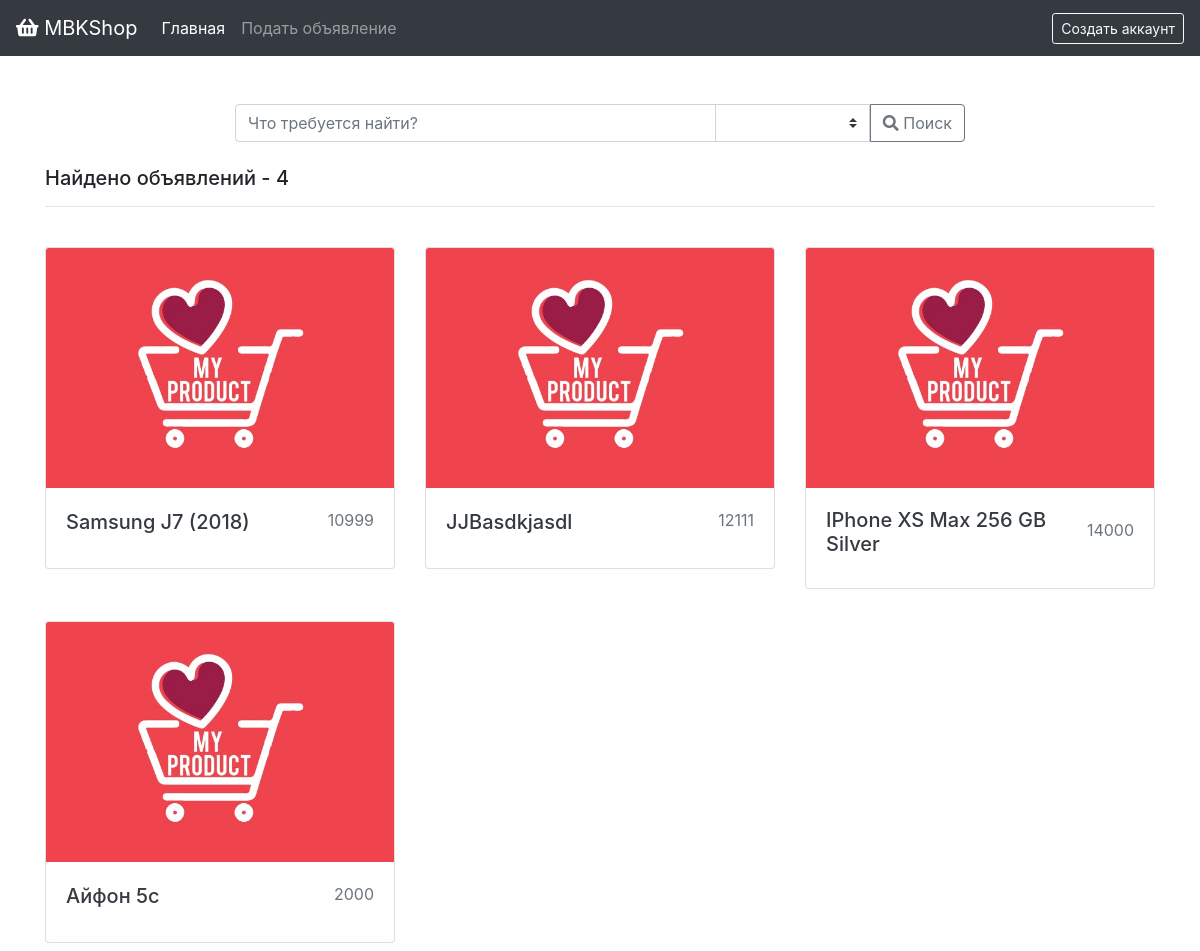
/?page=search, run on an earlier commit of the app's database.
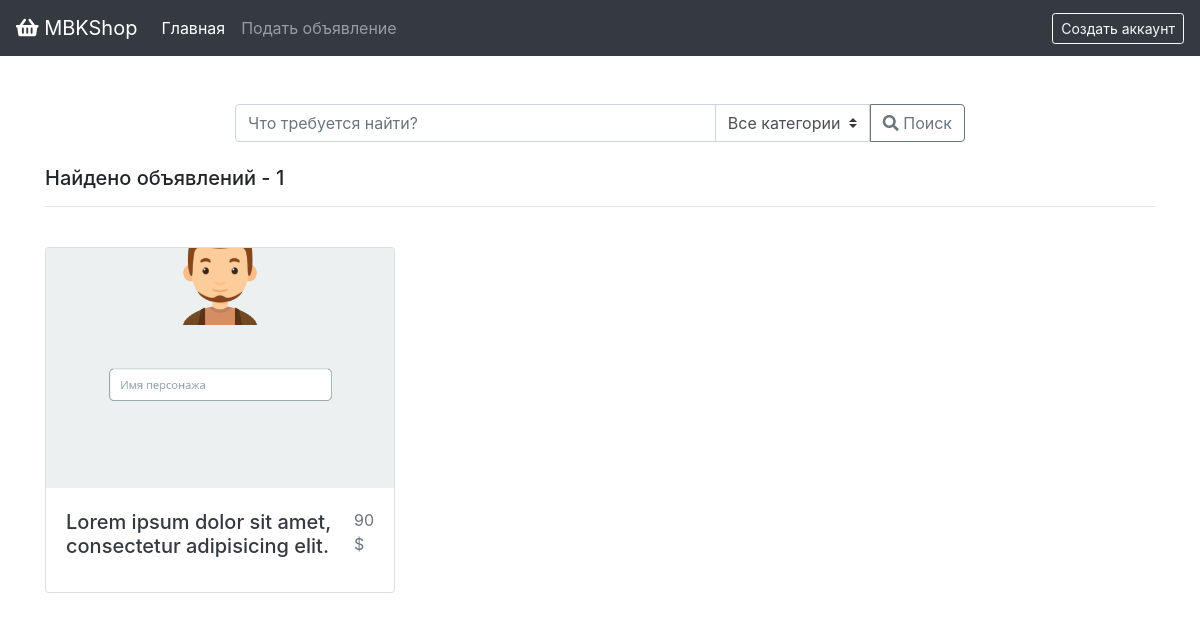
And on a later commit of the database.
### tables this page shows
CREATE TABLE `lots` (
  `lot_id` int(11) NOT NULL,
  `user_id` int(11) NOT NULL,
  `title` varchar(255) NOT NULL,
  `about` text NOT NULL,
  `price` int(11) NOT NULL,
  `currency_id` int(11) UNSIGNED NOT NULL,
  `image` varchar(255) NOT NULL DEFAULT 'no_image.jpg',
  `state` varchar(255) NOT NULL,
  `category_id` int(11) DEFAULT NULL,
  `date` varchar(255) NOT NULL
);

CREATE TABLE `currency` (
  `currency_id` int(11) UNSIGNED NOT NULL,
  `name` varchar(255) NOT NULL,
  `symbol` varchar(255) NOT NULL
);

### core/classes/User.class.php (called while the page is built, shortened)
<?php
	class User {
		public static function getId() {
			return $_SESSION['user_id'];
		}
		public static function get($user_id = null) {
			if ($user_id == null) {
				$user_id = User::getId();
			}
			$db = new DB();
			$sel_user = $db->conn()->prepare("SELECT * FROM `users` WHERE `user_id`=:user_id");
			$sel_user->bindParam(":user_id", $user_id);
			$sel_user->execute();
			$sel_user = $sel_user->fetch(PDO::FETCH_ASSOC);
			return $sel_user;
		}
		public static function isLogged() {
			if ($_SESSION['user_id'] == NULL) {
				return false;
			} else {
				return true;
			}
		}
	}
?>

### core/classes/Lots.class.php (called while the page is built, shortened)
<?php
	class Lots {
		public static function getAll () {
			$db = new DB();
			$sel_lots = $db->conn()->query("SELECT * FROM `lots` ORDER BY `lot_id` DESC");
			$sel_lots = $sel_lots->fetchAll();
			for($i = 0; $i < count($sel_lots); $i++) {
				$sel_lots[$i]['user_detail'] = User::get($sel_lots[$i]['user_id']);
				$sel_lots[$i]['category_detail'] = Category::getById($sel_lots[$i]['category_id']);
				$sel_lots[$i]['currency_detail'] = Currency::getById($sel_lots[$i]['currency_id']);
			}
			return $sel_lots;
		}
		public static function search($query = "", $category = "", $param = "") {
			$db = new DB();
			if ($category == "" && $query != "") {
				$sel_lots = $db->conn()->prepare("SELECT * FROM `lots` WHERE `title` LIKE CONCAT('%', :query, '%')");
				$sel_lots->bindParam(":query", $query);
				$sel_lots->execute();
				$sel_lots = $sel_lots->fetchAll();
			} else if ($category != "" && $query == "") {
				$category = Category::getByName($category);
				$sel_lots = $db->conn()->prepare("SELECT * FROM `lots` WHERE `category_id`=:cat_id");
				$sel_lots->bindParam(":cat_id", $category['category_id']);
				$sel_lots->execute();
				$sel_lots = $sel_lots->fetchAll();
			} else {
				$sel_lots = Lots::getAll();
			}
			for ($i = 0; $i < count($sel_lots); $i++) {
				$sel_lots[$i]['user_detail'] = User::get($sel_lots[$i]['user_id']);
				$sel_lots[$i]['category_detail'] = Category::getById($sel_lots[$i]['category_id']);
				$sel_lots[$i]['currency_detail'] = Currency::getById($sel_lots[$i]['currency_id']);
			}
			return $sel_lots;
		}
	}
?>

### core/classes/DB.class.php (called while the page is built)
<?php
	class DB {
		private $pdo;
		public function __construct() {
			$dsn = "mysql:host=localhost;dbname=mbk_shop_user;charset=utf8";
			$opt = [
					PDO::ATTR_ERRMODE            => PDO::ERRMODE_EXCEPTION,
					PDO::ATTR_DEFAULT_FETCH_MODE => PDO::FETCH_ASSOC,
					PDO::ATTR_EMULATE_PREPARES   => false,
			];
			$test_pdo = new PDO($dsn, "olga", "olga", $opt);
			if ($test_pdo == true) {
				$this->pdo = $test_pdo;
			} else {
				throw new Exception("Ошибка подключения к базе данных.");
			}
		}
		public function conn () {
			return $this->pdo;
		}
	}
?>

### core/classes/Currency.class.php (called while the page is built, shortened)
<?php
  class Currency {
    public static function getById($id) {
      $db = new DB();
      $sel_cur = $db->conn()->prepare("SELECT * FROM `currency` WHERE `currency_id`=:id");
      $sel_cur->bindParam(":id", $id);
      $sel_cur->execute();
      $sel_cur = $sel_cur->fetch();
      return $sel_cur;
    }
  }
?>

### core/classes/Category.class.php (called while the page is built, shortened)
<?php
  class Category {
    public static function getById($id) {
      $db = new DB();
      $sel_cat = $db->conn()->prepare("SELECT * FROM `categories` WHERE `category_id`=:cat_id");
      $sel_cat->bindParam(":cat_id", $id);
      $sel_cat->execute();
      $sel_cat = $sel_cat->fetch();
      return $sel_cat;
    }
  }
?>

### templates/Default/search.php (the view, shortened to what the changed rows need)
<!doctype html>
<html lang="en">
<head>
  <link rel="stylesheet" href="https://stackpath.bootstrapcdn.com/bootstrap/4.1.3/css/bootstrap.min.css">
  <link rel="stylesheet" href="https://use.fontawesome.com/releases/v5.4.2/css/all.css">
  <link rel="stylesheet" href="<?=$this->path?>/css/style.css">
</head>
<body>
  <nav class="navbar navbar-expand-lg navbar-dark bg-dark">
    <a class="navbar-brand" href="/"><i class="fas fa-shopping-basket"></i> MBKShop</a>
      <div class="collapse navbar-collapse" id="navbarText">
        <ul class="navbar-nav mr-auto">
          <li class="nav-item active">
            <a class="nav-link" href="/">Главная <span class="sr-only">(текущая)</span></a>
          </li>
          <li class="nav-item">
            <a class="nav-link" href="/add">Подать объявление</a>
          </li>
        </ul>
        <? if (User::isLogged() == true): ?>
        <div class="dropdown" style="cursor: pointer;">
          <a class="dropdown-toggle text-white" id="dropdownMenu2" data-toggle="dropdown" aria-haspopup="true" aria-expanded="false">
            <i class="fas fa-user-alt"></i> <?=$this->user['name'].' '.$this->user['surname']?>
          </a>
          <div class="dropdown-menu  dropdown-menu-right" aria-labelledby="dropdownMenu2">
            <a class="dropdown-item" href="/mylots"><i class="fas fa-bars"></i> Мои объявления</a>
            <a class="dropdown-item" href="/favorites"><i class="far fa-star"></i> Избранное</a>
            <a class="dropdown-item" href="/settings"><i class="fas fa-cog"></i> Настройки</a>
            <div class="dropdown-divider"></div>
            <a class="dropdown-item" href="/logout"><i class="fas fa-sign-out-alt"></i> Выйти</a>
          </div>
        </div>
        <? else:?>
        <a href="/register" class="btn btn-outline-light btn-sm">Создать аккаунт</a>
        <? endif; ?>
      </div>
  </nav>
  <div class="container">
    <div class="row justify-content-center">
      <div class="col-md-8 mt-5 text-center">
        <form class="form" action="/" method="get">
          <div class="input-group">
            <input type="search" name="query" class="form-control" value="<?=$this->query?>" placeholder="Что требуется найти?" aria-label="Что требуется найти?" aria-describedby="button-addon2">
            <div class="input-group-append">
              <select class="custom-select cat-select" name="category" id="inputGroupSelect01">
                <option selected value="">Все категории</option>
                <? for($i = 0; $i < count($this->categories); $i++): ?>
                <? if ($this->categories[$i]['name_eng'] == $_GET['category']): ?>
                <option selected value="<?=$this->categories[$i]['name_eng']?>"><?=$this->categories[$i]['name']?></option>
                <? else: ?>
                <option value="<?=$this->categories[$i]['name_eng']?>"><?=$this->categories[$i]['name']?></option>
                <? endif; ?>
                <? endfor; ?>
              </select>
              <button type="submit" class="btn btn-outline-secondary" id="button-addon2"><i class="fas fa-search"></i> Поиск</button>
            </div>
          </div>
        </form>
      </div>
    </div>
    <div class="row">
      <? if ($this->lots != null): ?>
      <div class="col-md-12 mt-4">
        <h5>Найдено объявлений - <?=count($this->lots)?></h5>
        <hr>
      </div>
        <? for($i = 0; $i < count($this->lots); $i++): ?>
      <div class="col-md-4 mt-4">
        <div class="card mb-2">
          <img class="card-img-top" src="/uploads/lots/<?=$this->lots[$i]['image']?>" height="240px" alt="Card image cap">
          <div class="card-body">
            <div class="d-flex justify-content-between align-items-center">
              <h5 class="card-title"><a class="text-dark" href="/lot/<?=$this->lots[$i]['lot_id']?>.html"><?=$this->lots[$i]['title']?></a></h5>
              <p class="text-muted"><?=$this->lots[$i]['price']?> <?=$this->lots[$i]['currency_detail']['symbol']?></p>
            </div>
          </div>
        </div>
      </div>
        <? endfor; ?>
      <? endif; ?>
    </div>
  </div>
</body>
</html>

What changed in the data, as far as the page shows it:
removed lots: image (placeholder picture), title "Samsung J7 (2018)", price "10999"
removed lots: image (placeholder picture), title "JJBasdkjasdl", price "12111"
removed lots: image (placeholder picture), title "IPhone XS Max 256 GB Silver", price "14000"
removed lots: image (placeholder picture), title "Айфон 5с", price "2000"
added lots: image (picture), title "Lorem ipsum dolor sit amet, consectetur adipisicing elit.", price "90", currency.symbol "$"
Also different on the page:
form field category: (not shown) → "Все категории"
count($this->lots): "4" → "1"
